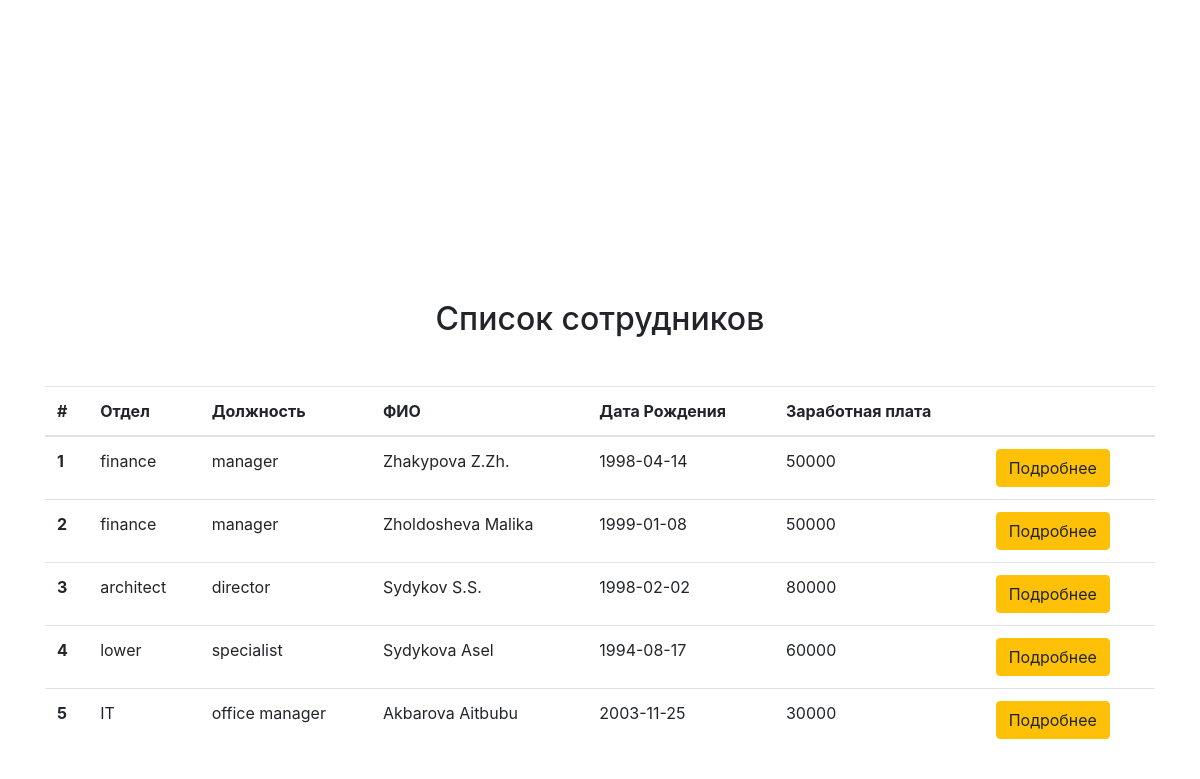
The page / on the database its author committed.
### app/models.py (models this page shows, shortened)
class Employee(db.Model):
    id = db.Column(db.Integer, primary_key = True)
    name = db.Column(db.String(30))
    birth_date = db.Column(db.Date)
    position_id = db.Column(db.Integer, db.ForeignKey('position.id'))
    position = db.relationship('Position', backref=db.backref('employees', lazy = True))

class Position(db.Model):
    id = db.Column(db.Integer, primary_key=True)
    name = db.Column(db.String(30))
    department = db.Column(db.String(30))
    wage = db.Column(db.Integer)

### app/views.py (the view)
def index():
    title = 'список сотрудников'
    employees = Employee.query.all()
    return render_template('index.html', employees=employees, title=title)

### app/templates/index.html
{% extends 'base.html' %}
{% block content %}
    <h2 class="mb-5 text-center">Список сотрудников</h2>
    <table class="table table-hover">
      <thead>
        <tr>
          <th scope="col">#</th>
          <th scope="col">Отдел</th>
          <th scope="col">Должность</th>
          <th scope="col">ФИО</th>
          <th scope="col">Дата Рождения</th>
          <th scope="col">Заработная плата</th>
          <th></th>
        </tr>
      </thead>
      <tbody>
        {% for employee in employees %}
        <tr>
          <th scope="row">{{ employee.id }}</th>
          <td>{{ employee.position.department }}</td>
          <td>{{ employee.position.name }}</td>
          <td>{{ employee.name }}</td>
          <td>{{ employee.birth_date }}</td>
          <td>{{ employee.position.wage }}</td>
          <td><a class="btn btn-warning" href="{{url_for('employee_detail', employee_id = employee.id)}}"> Подробнее</a></td>
        </tr>
        {% endfor %}
      </tbody>
    </table>
{% endblock %}

### app/templates/base.html (shortened to what this page needs)
<!doctype html>
<html lang="en">
  <head>
    <link rel="stylesheet" href="https://cdn.jsdelivr.net/npm/bootstrap@4.6.2/dist/css/bootstrap.min.css">
  </head>
  <body>
  <div class="container">
    <div class="template"></div>
    {% block content %}
    {% endblock %}
  </div>
  </body>
</html>

### app/templates/base.html (style rules this page uses)
.template { height: 300px; }

### rows shown on the page
Employee: id "1", position.department "finance", position.name "manager", name "Zhakypova Z.Zh.", birth_date "1998-04-14", position.wage "50000"
Employee: id "2", position.department "finance", position.name "manager", name "Zholdosheva Malika", birth_date "1999-01-08", position.wage "50000"
Employee: id "3", position.department "architect", position.name "director", name "Sydykov S.S.", birth_date "1998-02-02", position.wage "80000"
Employee: id "4", position.department "lower", position.name "specialist", name "Sydykova Asel", birth_date "1994-08-17", position.wage "60000"
Employee: id "5", position.department "IT", position.name "office manager", name "Akbarova Aitbubu", birth_date "2003-11-25", position.wage "30000"
